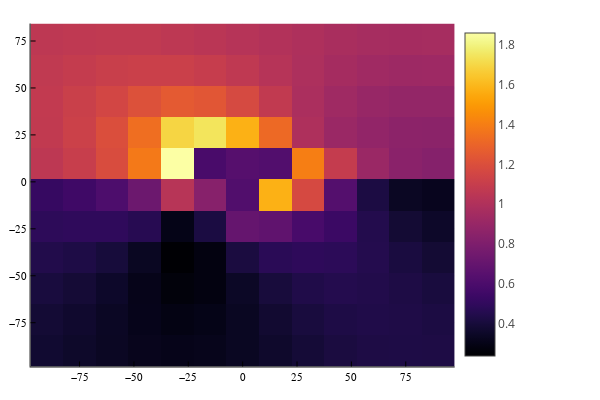

Notebook cell for this chart:
### Code cell
heatmap(xA,yA,imagenE)

### Figure 1 — Plotly figure (JSON) as saved in the notebook; plotly's stock layout.template omitted (floating-point values rounded to 4 significant figures; data arrays with more than 128 entries replaced by an {"elided": "..."} marker saying what was removed)
{"data": [{"colorbar": {"len": 0.9525, "title": {"text": ""}, "x": 0.7578, "y": 0.5139}, "colorscale": {"elided": "256x2 mixed values"}, "name": "y1", "showlegend": false, "showscale": true, "type": "heatmap", "x": [-97.5, -82.5, -67.5, -52.5, -37.5, -22.5, -7.5, 7.5, 22.5, 37.5, 52.5, 67.5, 82.5, 97.5], "xaxis": "x", "y": [-98.3, -81.7, -65.1, -48.5, -31.9, -15.3, 1.3, 17.9, 34.5, 51.1, 67.7, 84.3], "yaxis": "y", "z": {"elided": "11x13 float values"}, "zmax": 1.858, "zmin": 0.2346}], "layout": {"annotations": [], "height": 400, "legend": {"bgcolor": "rgba(255, 255, 255, 1.000)", "bordercolor": "rgba(0, 0, 0, 1)", "borderwidth": 1, "font": {"color": "rgba(0, 0, 0, 1)", "family": "sans-serif", "size": 11}, "title": {"font": {"color": "rgba(0, 0, 0, 1)", "family": "sans-serif", "size": 15}, "text": ""}, "tracegroupgap": 0, "traceorder": "normal", "x": 1, "xanchor": "auto", "y": 1, "yanchor": "auto"}, "margin": {"b": 20, "l": 0, "r": 0, "t": 20}, "paper_bgcolor": "rgba(255, 255, 255, 1.000)", "plot_bgcolor": "rgba(255, 255, 255, 1.000)", "showlegend": true, "width": 600, "xaxis": {"anchor": "y", "domain": [0.05101, 0.7578], "gridcolor": "rgba(0, 0, 0, 0.1)", "gridwidth": 0.5, "linecolor": "rgba(0, 0, 0, 1)", "mirror": false, "range": [-97.5, 97.5], "showgrid": true, "showline": true, "showticklabels": true, "tickangle": 0, "tickcolor": "rgb(0, 0, 0)", "tickfont": {"color": "rgba(0, 0, 0, 1)", "family": "sans-serif", "size": 11}, "tickmode": "array", "ticks": "inside", "ticktext": ["−75", "−50", "−25", "0", "25", "50", "75"], "tickvals": [-75, -50, -25, 0, 25, 50, 75], "title": {"font": {"color": "rgba(0, 0, 0, 1)", "family": "sans-serif", "size": 15}, "text": ""}, "type": "linear", "visible": true, "zeroline": false, "zerolinecolor": "rgba(0, 0, 0, 1)"}, "yaxis": {"anchor": "x", "domain": [0.03762, 0.9902], "gridcolor": "rgba(0, 0, 0, 0.1)", "gridwidth": 0.5, "linecolor": "rgba(0, 0, 0, 1)", "mirror": false, "range": [-98.3, 84.3], "showgrid": true, "showline": true, "showticklabels": true, "tickangle": 0, "tickcolor": "rgb(0, 0, 0)", "tickfont": {"color": "rgba(0, 0, 0, 1)", "family": "sans-serif", "size": 11}, "tickmode": "array", "ticks": "inside", "ticktext": ["−75", "−50", "−25", "0", "25", "50", "75"], "tickvals": [-75, -50, -25, 0, 25, 50, 75], "title": {"font": {"color": "rgba(0, 0, 0, 1)", "family": "sans-serif", "size": 15}, "text": ""}, "type": "linear", "visible": true, "zeroline": false, "zerolinecolor": "rgba(0, 0, 0, 1)"}}}
